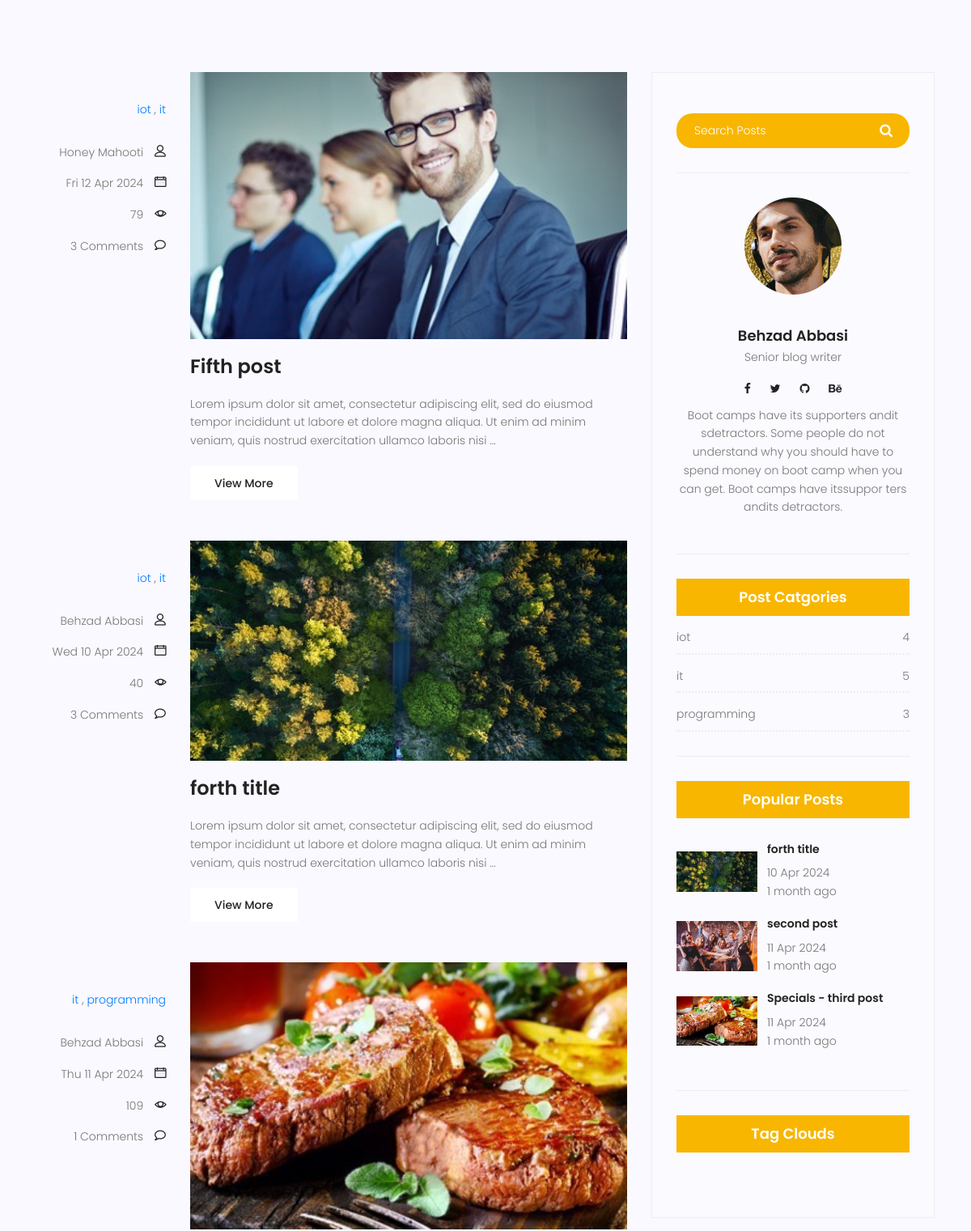
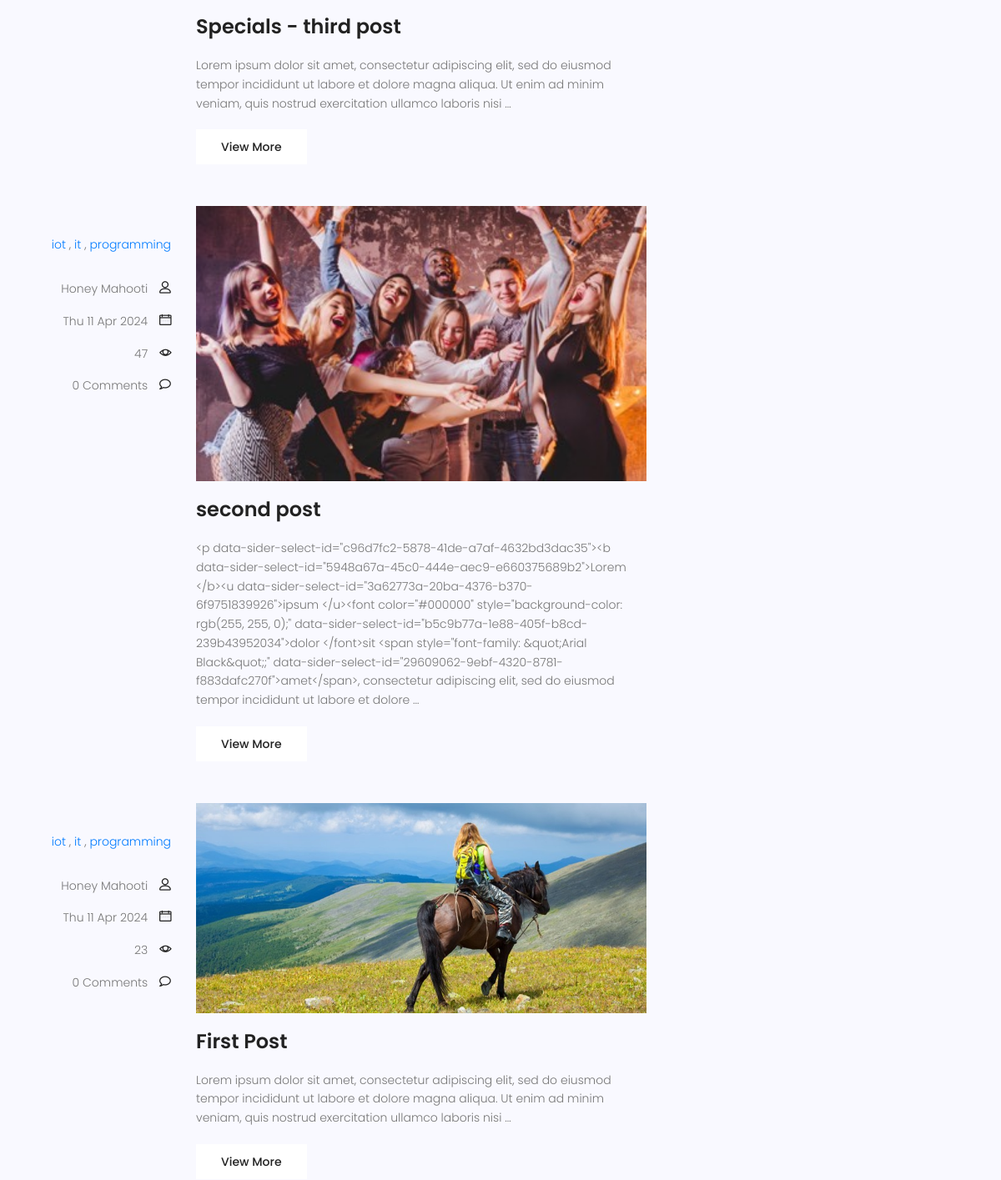
Before: /blog/search/ (middle part) with the older database file (2 pictures, top to bottom).
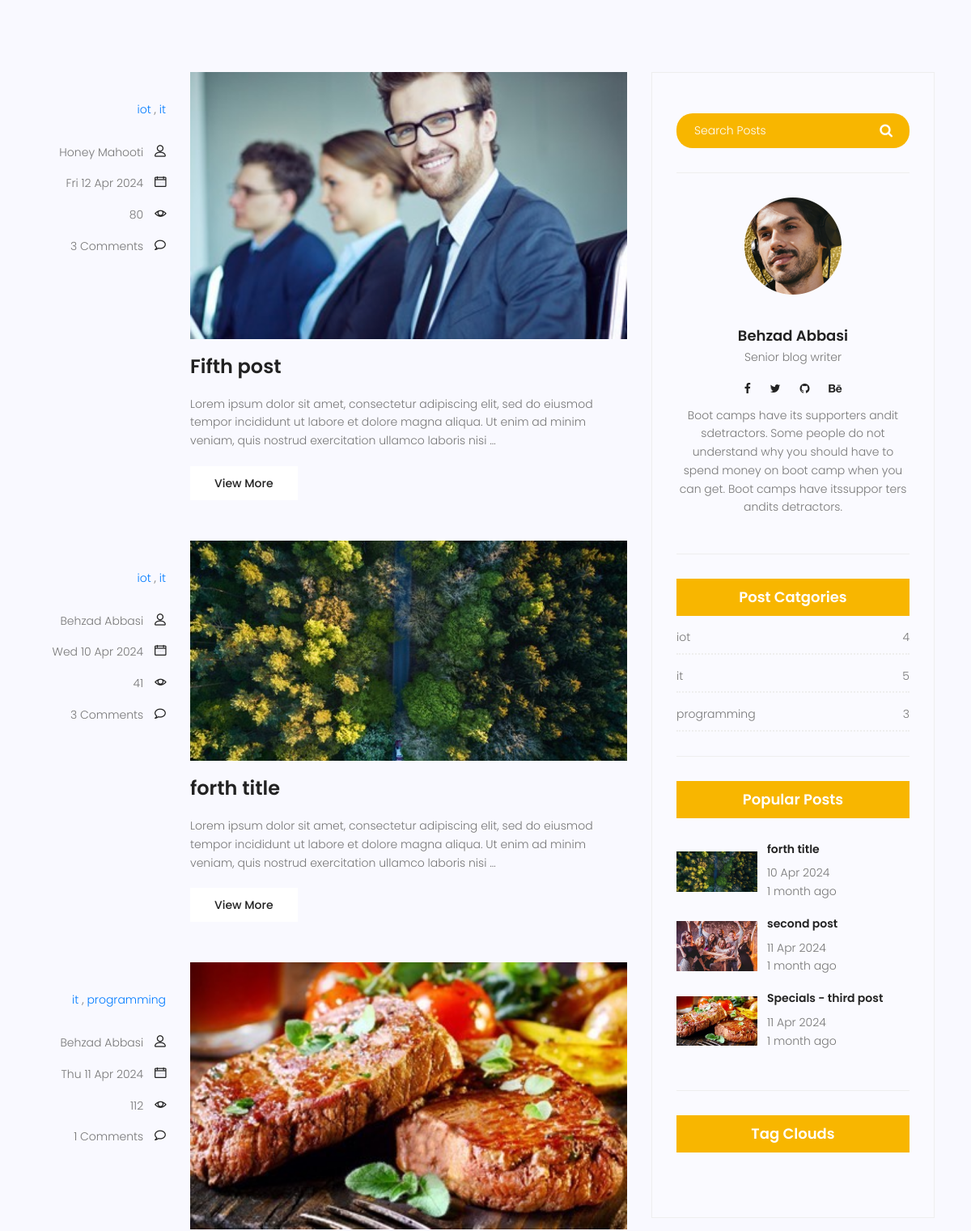
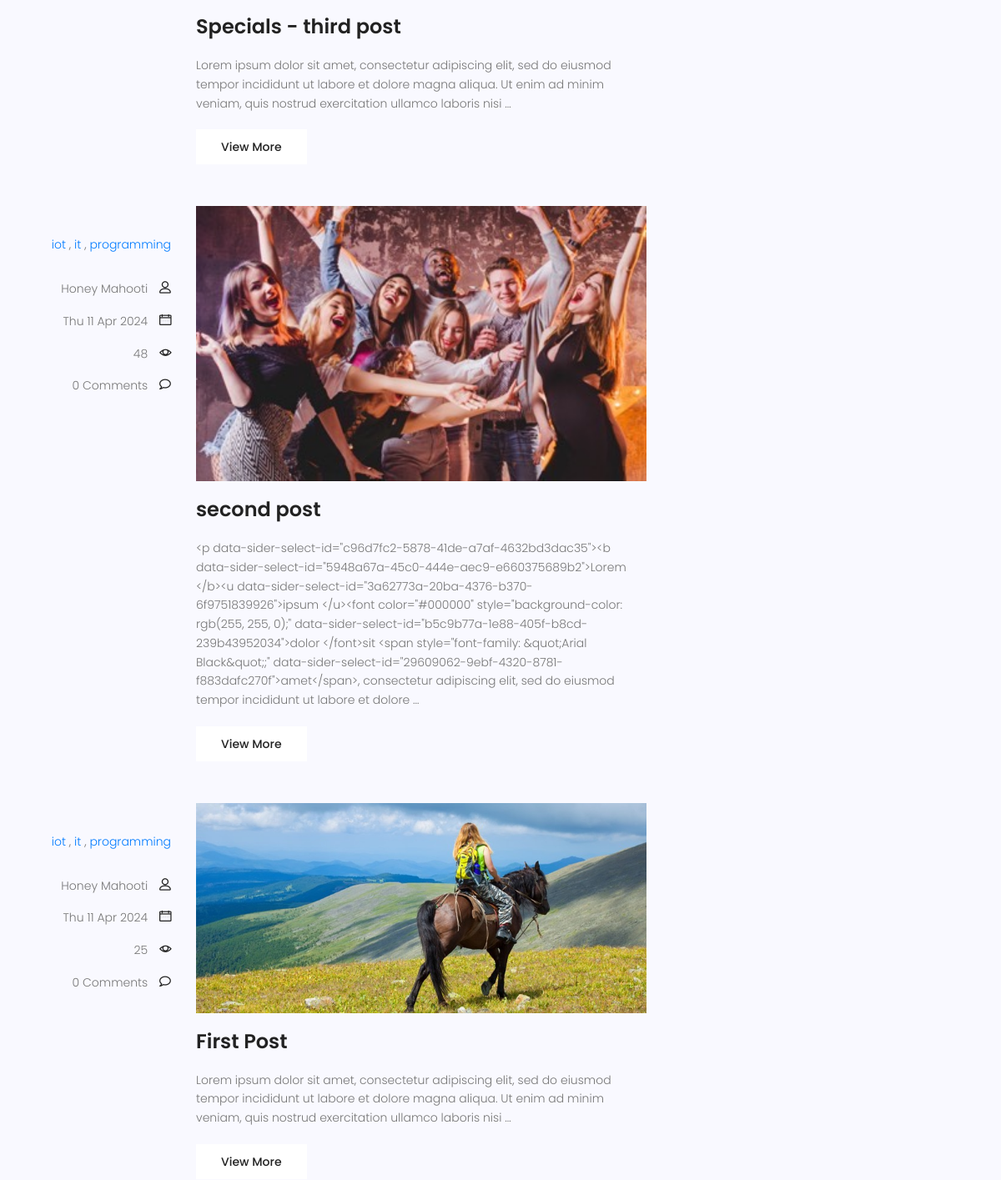
After: the same page with the newer database file (2 pictures, top to bottom).
### blog/models.py (models this page shows, shortened)
class Category(models.Model):
    name  = models.CharField(max_length=255)
    def __str__(self):
        return self.name

class Post(models.Model):
    image = models.ImageField(upload_to='blog/', default='blog/default.jpg')
    author = models.ForeignKey(User, on_delete=models.SET_NULL, null=True)
    title = models.CharField(max_length=255)
    content = models.TextField()
    tags = TaggableManager()
    category= models.ManyToManyField(Category)
    counted_view=models.IntegerField(default=0) #(default = 0)
    status=models.BooleanField(default=False)
    published_date = models.DateTimeField(null=True)
    created_date = models.DateTimeField(auto_now_add=True)
    updated_date = models.DateTimeField(auto_now=True)
    login_require =models.BooleanField(default=False)
    class Meta:
        ordering=['-created_date']
        verbose_name='پست'
        verbose_name_plural='پست ها'

### blog/views.py (the view)
# urls.py: path('search/', blog_search,name='search'),
def blog_search(request):
    current_time = timezone.now()
    posts = Post.objects.filter(status =1 ,published_date__lte=current_time)
    if request.method == 'GET':
        if s:=request.GET.get('s'):
            posts=posts.filter(content__contains=s)
    context = {'posts': posts}
    return render (request, 'blog/blog-home.html',context)

### blog/templatetags/blog_tags.py (called while the page is built)
@register.inclusion_tag('blog/blog-popular-posts.html')
def latestposts(arg=3):
    posts= Post.objects.filter(status =1).order_by('published_date')[:arg]
    return {'posts':posts}

@register.inclusion_tag('blog/blog-post-categories.html')
def postcategories():
    posts= Post.objects.filter(status =1)
    categories = Category.objects.all()
    cat_dict = {}
    for name in categories:
        cat_dict[name] = posts.filter(category =name).count()
    return {'categories':cat_dict}

@register.simple_tag(name='comments_count')
def function(pid):
    return Comments.objects.filter(post=pid, approved=True).count()

### templates/blog/blog-home.html (shortened to what this page needs)
{% extends 'base.html' %}
{% load static %}
{% load blog_tags %}
{% block content %}
<section class="top-category-widget-area pt-90 pb-90 ">
</section>
<section class="post-content-area">
	<div class="container">
		<div class="row">
			<div class="col-lg-8 posts-list">
				{% for post in posts %}
				<div class="single-post row">
					<div class="col-lg-3  col-md-3 meta-details">
						<ul class="tags">
							{% for cat in post.category.all%}
							<a href="{% url 'blog:category' cat_name=cat.name %}"> {{cat.name}} </a>
							{% if not forloop.last %},
							{%endif%}
							{% endfor %}
						</ul>
						<div class="user-details row">
							<p class="user-name col-lg-12 col-md-12 col-6"><a
									href="{%url 'blog:author' author_username=post.author.username%}">{{post.author.get_full_name}}</a>
								<span class="lnr lnr-user"></span>
							</p>
							<p class="date col-lg-12 col-md-12 col-6"><a href="#">{{post.published_date | date:"D d M Y"}}</a> <span class="lnr lnr-calendar-full"></span></p>
							<p class="view col-lg-12 col-md-12 col-6"><a href="#">{{post.counted_view}}</a> <span
									class="lnr lnr-eye"></span></p>
							<p class="comments col-lg-12 col-md-12 col-6"><a href="#"> {% comments_count post.id %} Comments</a> <span
									class="lnr lnr-bubble"></span></p>
						</div>
					</div>
					<div class="col-lg-9 col-md-9 ">
						<div class="feature-img">
							<img class="img-fluid" src="{{post.image.url}}" alt="">
						</div>
						<a class="posts-title" href="{% url 'blog:single' pid=post.id %}">
							<h3>{{post.title}}</h3>
						</a>
						<p class="excert">
							{{post.content|truncatewords:30}}
						</p>
						<a href="/blog/{{post.id}}" class="primary-btn">View More</a>
					</div>
				</div>
				{% endfor %}
			</div>
			<div class="col-lg-4 sidebar-widgets">
				<div class="widget-wrap">
					{% include 'blog/blog-search.html' %}
					{% include 'blog/blog-writer.html' %}
					{% postcategories %}
					{% latestposts %}
					{% include 'blog/blog-tags.html' %}
				</div>
			</div>
		</div>
	</div>
</section>
{% endblock %}

### templates/base.html (shortened to what this page needs)
{% load static %}
{% load compress %}
<!DOCTYPE html>
<html lang="zxx" class="no-js">
<head>
    {% compress css %}
    <link rel="stylesheet" href="{% static 'css/linearicons.css' %}">
    <link rel="stylesheet" href="{% static 'css/font-awesome.min.css' %}">
    <link rel="stylesheet" href="{% static 'css/bootstrap.css' %}">
    <link rel="stylesheet" href="{% static 'css/magnific-popup.css' %}">
    <link rel="stylesheet" href="{% static 'css/jquery-ui.css' %}">
    <link rel="stylesheet" href="{% static 'css/nice-select.css' %}">
    <link rel="stylesheet" href="{% static 'css/animate.min.css' %}">
    <link rel="stylesheet" href="{% static 'css/owl.carousel.css' %}">
    <link rel="stylesheet" href="{% static 'css/main.css' %}">
    {% endcompress %}
</head>
<body>
    {% block content %}
    {% endblock %}
</body>
</html>

### templates/blog/blog-search.html
{% load static %}
<div class="single-sidebar-widget search-widget">
    <form class="search-form" action="{% url 'blog:search' %}" method="get">
        <input placeholder="Search Posts" name="s" type="text" onfocus="this.placeholder = ''"
            onblur="this.placeholder = 'Search Posts'">
        <button type="submit"><i class="fa fa-search"></i></button>
    </form>
</div>

### templates/blog/blog-writer.html
{% load static %}
<div class="single-sidebar-widget user-info-widget">
    <img src="{%static 'img/blog/user-info.png' %}" alt="">
    <a href="#">
        <h4>Behzad Abbasi</h4>
    </a>
    <p>
        Senior blog writer
    </p>
    <ul class="social-links">
        <li><a href="#"><i class="fa fa-facebook"></i></a></li>
        <li><a href="#"><i class="fa fa-twitter"></i></a></li>
        <li><a href="#"><i class="fa fa-github"></i></a></li>
        <li><a href="#"><i class="fa fa-behance"></i></a></li>
    </ul>
    <p>
        Boot camps have its supporters andit sdetractors. Some people do not understand why you
        should have to spend money on boot camp when you can get. Boot camps have itssuppor ters
        andits detractors.
    </p>
</div>

### templates/blog/blog-post-categories.html
{% load static %}
{% load blog_tags %}
<div class="single-sidebar-widget post-category-widget">
    <h4 class="category-title">Post Catgories</h4>
    <ul class="cat-list">
        {% for name,count in categories.items %}
        <li>
            <a href="{% url 'blog:category' cat_name=name %}" class="d-flex justify-content-between">
                <p>{{name}}</p>
                <p>{{count}}</p>
            </a>
        </li>
        {% endfor %}
    </ul>
</div>

### templates/blog/blog-popular-posts.html
{% load static %}
{% load humanize %}
<div class="single-sidebar-widget popular-post-widget">
    <h4 class="popular-title">Popular Posts</h4>
    <div class="popular-post-list">
        {% for post in posts %}
        <div class="single-post-list d-flex flex-row align-items-center">
            <div class="thumb">
                <img class="img-fluid" src="{{ post.image.url }}" alt="">
            </div>
            <div class="details">
                <a href="{% url 'blog:single' pid=post.id %}">
                    <h6>{{post.title}}</h6>
                </a>
                <p>{{ post.published_date|date:"d M Y"}}</p>
                <p>{{post.published_date|naturaltime}}</p>
            </div>
        </div>
        {% endfor %}
    </div>
</div>

### templates/blog/blog-tags.html (shortened to what this page needs)
{% load static %}
<div class="single-sidebar-widget tag-cloud-widget">
    <h4 class="tagcloud-title">Tag Clouds</h4>
</div>

Changed rows visible on the page:
changed Post "Fifth post": counted_view "79" → "80"
changed Post "forth title": counted_view "40" → "41"
changed Post "Specials - third post": counted_view "109" → "112"
changed Post "second post": counted_view "47" → "48"
changed Post "First Post": counted_view "23" → "25"
